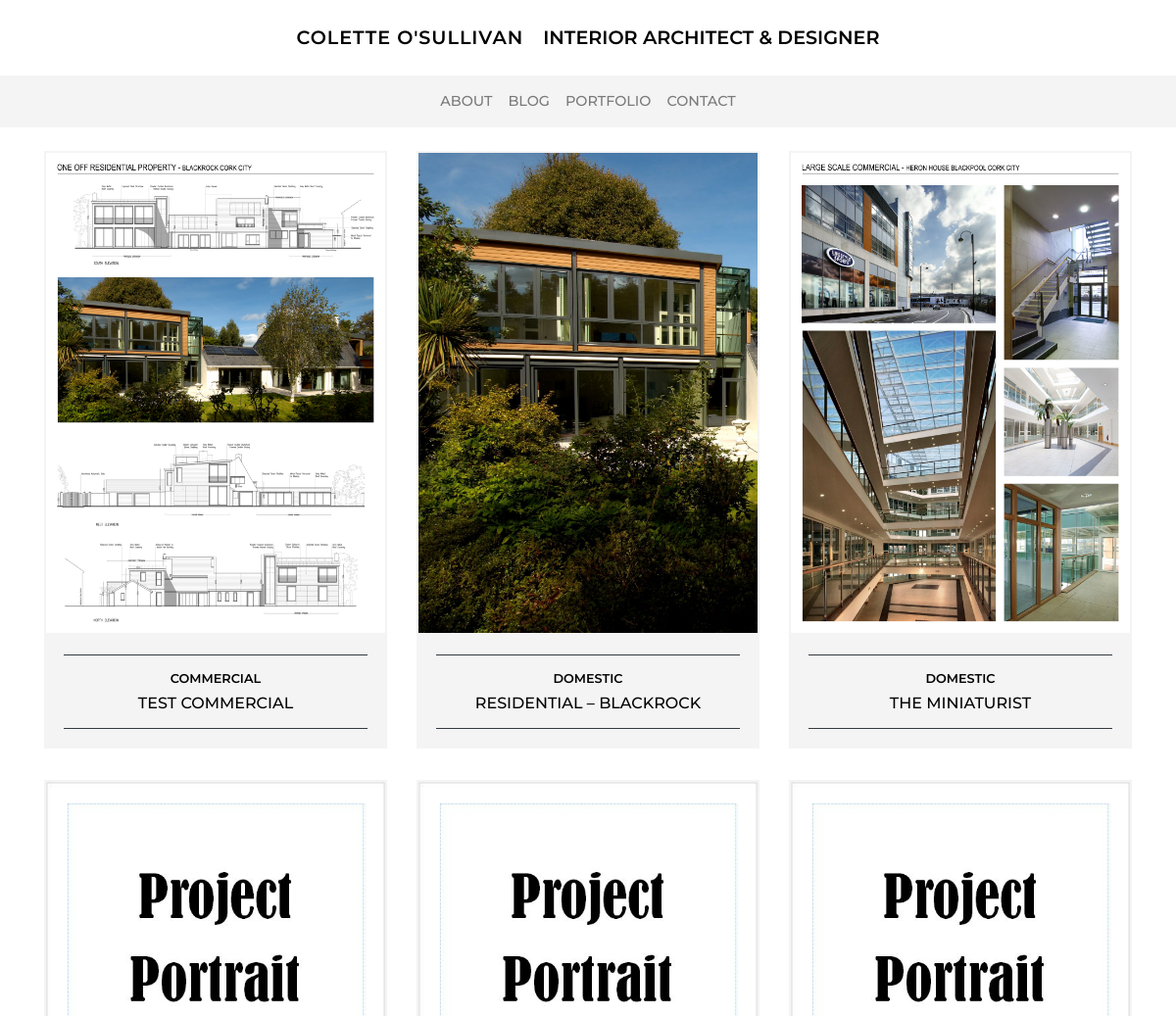
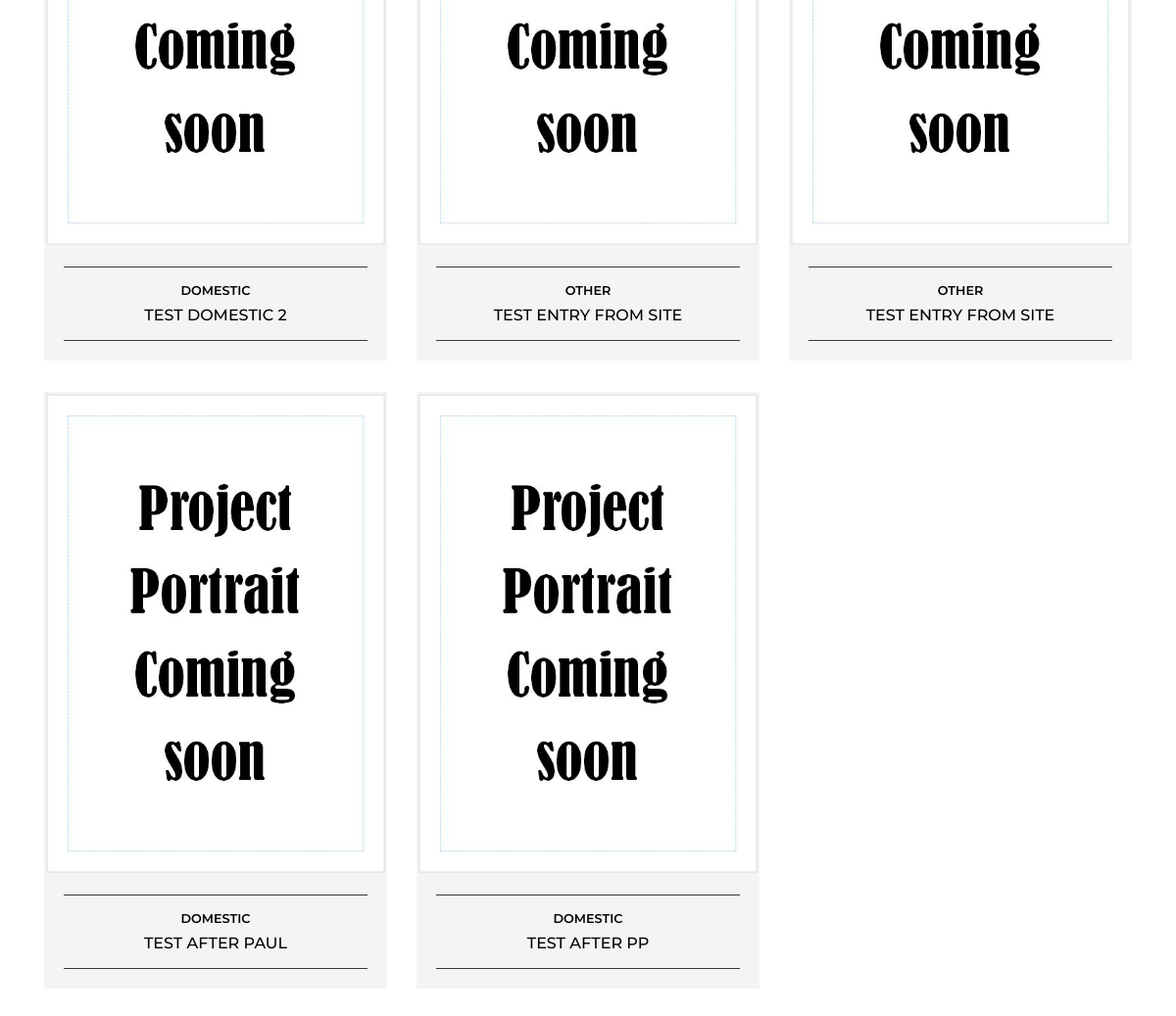
The page /portfolio/ on the database its author committed (2 pictures, top to bottom).
### portfolio/models.py (models this page shows, shortened)
class Project(models.Model):
    category = models.ForeignKey('Category', null=True, on_delete=models.CASCADE, related_name='projects')
    title = models.CharField(max_length=200)
    date = models.DateField(default=timezone.now)
    image_portrait = models.ImageField(default='project_portrait_default.jpg', upload_to="project_images")
    image_landscape = models.ImageField(default='project_landscape_default.jpg', upload_to="project_images")
    content = models.TextField()
    order = models.IntegerField(null=True)
    exclude = models.BooleanField(default=False)

class Category(models.Model):
    title = models.CharField(max_length=100)

### portfolio/views.py (the view)
# urls.py: path('', ProjectListView.as_view(), name='projects'),
class ProjectListView(ListView):
    model = Project
    template_name = 'portfolio/projects.html'
    context_object_name = 'projects' # what u want it to loop over in template
    ordering = ['order']

### portfolio/templates/portfolio/projects.html (shortened to what this page needs)
{% extends 'base.html' %}
{% load static %}
{% block content%}
<div class="row">
    {% for project in projects %}
    <div class="col-12 col-md-6 col-lg-4 mb-4">
        <div class="card rounded-0 border-0 mb-2">
            <img src="{{ project.image_portrait.url }}" class="card-img-top image-fluid rounded-0 border-stone"
                alt="Placeholder image">
            <div class="card-body text-center stone">
                <div class="border-top border-bottom border-dark p-2">
                    <a href="{% url 'project' pk=project.id %}">
                        <h2 class="font-600 font-8rem mt-2 heading">{{ project.category.title }}</h2>
                        <h3 class="font-500 font-1rem heading">{{ project.title }}</h3>
                    </a>
                </div>
            </div>
        </div>
    </div>
    {% endfor %}
</div>
{% endblock %}

### static/css/main.css (style rules this page uses)
.heading { color: #000000; }
.font-500 { font-weight: 500; }
.font-600 { font-weight: 600; }
.font-8rem { font-size: .8rem; }
.font-1rem { font-size: 1rem; }
body { font-family: 'Ibarra Real Nova', serif; }
h1, h2, h3, h4, .heading { font-family: 'Montserrat', sans-serif; text-transform: uppercase; }
h2 { font-size: 1.1rem; font-weight: 500; }
h3 { font-weight: 500; font-size: .9rem; text-align: center; }
.border-stone { border: 2px solid rgba(244, 244, 244); }
.stone { background-color: rgba(244, 244, 244, .95); }

### rows shown on the page
Project: image_portrait (picture), category "COMMERCIAL", title "TEST COMMERCIAL"
Project: image_portrait (picture), category "DOMESTIC", title "RESIDENTIAL – BLACKROCK"
Project: image_portrait (picture), category "DOMESTIC", title "THE MINIATURIST"
Project: image_portrait (placeholder picture), category "DOMESTIC", title "TEST DOMESTIC 2"
Project: image_portrait (placeholder picture), category "OTHER", title "TEST ENTRY FROM SITE"
Project: image_portrait (placeholder picture), category "OTHER", title "TEST ENTRY FROM SITE"
Project: image_portrait (placeholder picture), category "DOMESTIC", title "TEST AFTER PAUL"
Project: image_portrait (placeholder picture), category "DOMESTIC", title "TEST AFTER PP"
